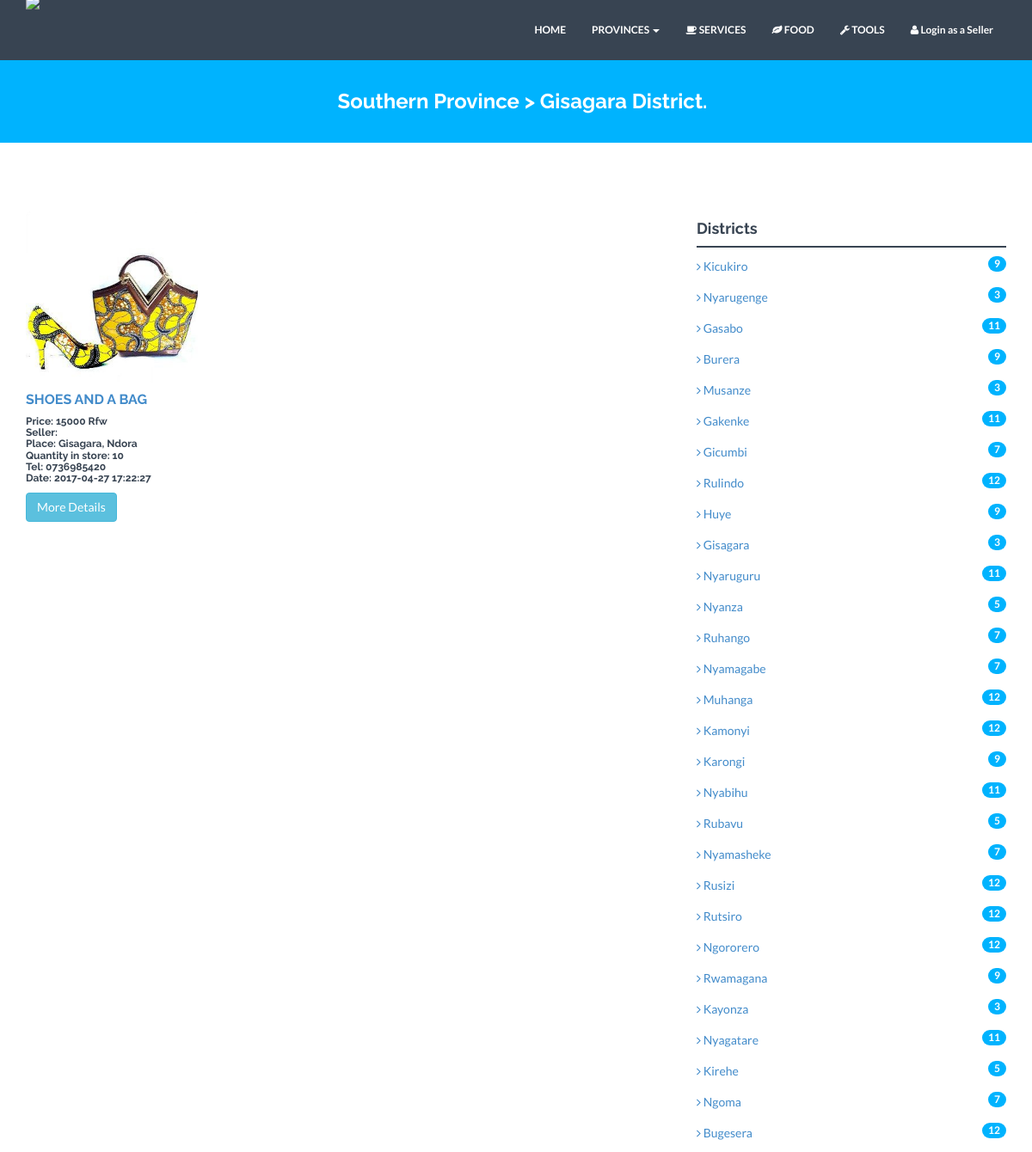
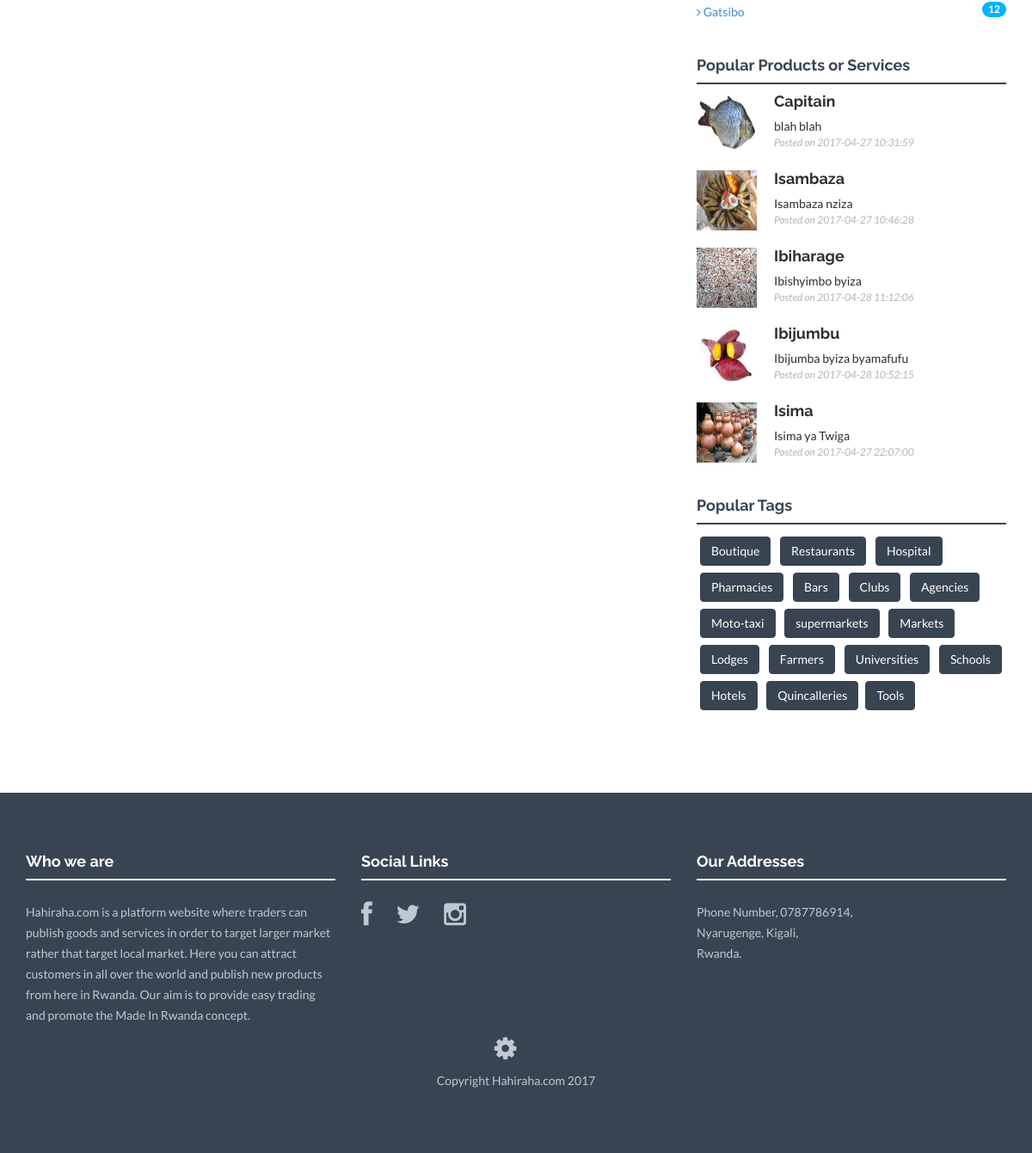
The page /gisagara.php on the database its author committed (2 pictures, top to bottom).
### tables this page shows
CREATE TABLE `products` (
  `ID` int(11) NOT NULL,
  `Name` varchar(100) NOT NULL,
  `Seller` varchar(50) NOT NULL,
  `Classes` varchar(50) NOT NULL,
  `Phone` varchar(20) NOT NULL,
  `Price` text NOT NULL,
  `Quantity` int(11) NOT NULL,
  `About` text NOT NULL,
  `Picture01` text NOT NULL,
  `Picture02` text NOT NULL,
  `Picture03` text NOT NULL,
  `Province` varchar(30) NOT NULL,
  `District` varchar(15) NOT NULL,
  `Sector` varchar(15) NOT NULL,
  `Categorie` varchar(50) NOT NULL,
  `Views` int(100) UNSIGNED NOT NULL,
  `Date` varchar(30) NOT NULL
);

### recentposts.php (the view, shortened to what this page needs)
<h4>Popular Products or Services</h4>
		 		<div class="hline"></div>
					<ul class="popular-posts">
                    <?php
                        include('connect.php');
                        $psql = mysqli_query($dbcon,"SELECT * FROM products WHERE Views>0 ORDER BY Views DESC LIMIT 0,10");
                        while($myrow = mysqli_fetch_array($psql)){
                            echo'
                        <li>
		                    <a href="more.php?product='.$myrow['ID'].'"><img style="width:70px;height:70px" src="'.$myrow['Picture01'].'" alt="Popular Post"></a>
		                    <h4><a href="more.php?product='.$myrow['ID'].'">'.$myrow['Name'].'</a></h4>
                            <p><a href="more.php?product='.$myrow['ID'].'">'.$myrow['About'].'</a></p>
		                    <em>Posted on '.$myrow['Date'].'</em>
		                </li>
                            ';
                        }
                    ?>
		            </ul>

### gisagara.php (shortened to what this page needs)
<!DOCTYPE html>
<html lang="en">
  <head>
    <link href="assets/css/bootstrap.css" rel="stylesheet">
    <link href="assets/css/style.css" rel="stylesheet">
    <link href="assets/css/font-awesome.min.css" rel="stylesheet">
  </head>
  <body>
    <?php
		include('nav.php');
	?>
	<div id="blue">
	    <div class="container">
			<div class="row">
				<h3 class="text-center">Southern Province > Gisagara District.</h3>
			</div>
	    </div>
	</div>
	 <div class="container mtb">
	 	<div class="row">
	 		<div class="col-lg-8">
	 			<div class="row">
				 <?php
					include('connect.php');
					$pipsql = mysqli_query($dbcon,"SELECT * FROM products WHERE District='Gisagara' ORDER BY ID DESC LIMIT 0,9");
					while($myrow = mysqli_fetch_array($pipsql)){
						echo'
					<div class="col-md-4 portfolio-item">
						<a href="#">
							<img style="position:relative;height:200px" class="img-responsive img-rounded" src="'.$myrow['Picture01'].'" alt="">
						</a><br />
						<h3>
							<a href="#">'.$myrow['Name'].'</a>
						</h3>
						<h6>Price: '.$myrow['Price'].'<br/>Seller: '.$myrow['Sellers'].'<br/>Place: '.$myrow['District'].', '.$myrow['Sector'].'<br/>Quantity in store: '.$myrow['Quantity'].'<br/>Tel: '.$myrow['Phone'].'<br/>Date: '.$myrow['Date'].'</h6>
						<p><a href="more.php?product='.$myrow['ID'].'" class="btn btn-info">More Details</a></p>
					</div>
						';
					}
				?>
				</div>
			</div>
	 		<div class="col-lg-4">
		 		<h4>Districts</h4>
		 		<div class="hline"></div>
			 		<p><a href="kicukiro.php"><i class="fa fa-angle-right"></i> Kicukiro</a> <span class="badge badge-theme pull-right">9</span></p>
			 		<p><a href="nyarugenge.php"><i class="fa fa-angle-right"></i> Nyarugenge</a> <span class="badge badge-theme pull-right">3</span></p>
			 		<p><a href="gasabo.php"><i class="fa fa-angle-right"></i> Gasabo</a> <span class="badge badge-theme pull-right">11</span></p>
                    <p><a href="burera.php"><i class="fa fa-angle-right"></i> Burera</a> <span class="badge badge-theme pull-right">9</span></p>
			 		<p><a href="musanze.php"><i class="fa fa-angle-right"></i> Musanze</a> <span class="badge badge-theme pull-right">3</span></p>
			 		<p><a href="gakenke.php"><i class="fa fa-angle-right"></i> Gakenke</a> <span class="badge badge-theme pull-right">11</span></p>
			 		<p><a href="gicumbi.php"><i class="fa fa-angle-right"></i> Gicumbi</a> <span class="badge badge-theme pull-right">7</span></p>
			 		<p><a href="rulindo.php"><i class="fa fa-angle-right"></i> Rulindo</a> <span class="badge badge-theme pull-right">12</span></p>
                    <p><a href="huye.php"><i class="fa fa-angle-right"></i> Huye</a> <span class="badge badge-theme pull-right">9</span></p>
			 		<p><a href="gisagara.php"><i class="fa fa-angle-right"></i> Gisagara</a> <span class="badge badge-theme pull-right">3</span></p>
			 		<p><a href="nyaruguru.php"><i class="fa fa-angle-right"></i> Nyaruguru</a> <span class="badge badge-theme pull-right">11</span></p>
			 		<p><a href="nyanza.php"><i class="fa fa-angle-right"></i> Nyanza</a> <span class="badge badge-theme pull-right">5</span></p>
			 		<p><a href="ruhango.php"><i class="fa fa-angle-right"></i> Ruhango</a> <span class="badge badge-theme pull-right">7</span></p>
					<p><a href="nyamagabe.php"><i class="fa fa-angle-right"></i> Nyamagabe</a> <span class="badge badge-theme pull-right">7</span></p>
			 		<p><a href="muhanga.php"><i class="fa fa-angle-right"></i> Muhanga</a> <span class="badge badge-theme pull-right">12</span></p>
                    <p><a href="kamonyi.php"><i class="fa fa-angle-right"></i> Kamonyi</a> <span class="badge badge-theme pull-right">12</span></p>
                    <p><a href="karongi"><i class="fa fa-angle-right"></i> Karongi</a> <span class="badge badge-theme pull-right">9</span></p>
			 		<p><a href="nyabihu.php"><i class="fa fa-angle-right"></i> Nyabihu</a> <span class="badge badge-theme pull-right">11</span></p>
			 		<p><a href="rubavu.php"><i class="fa fa-angle-right"></i> Rubavu</a> <span class="badge badge-theme pull-right">5</span></p>
			 		<p><a href="nyamasheke.php"><i class="fa fa-angle-right"></i> Nyamasheke</a> <span class="badge badge-theme pull-right">7</span></p>
			 		<p><a href="rusizi.php"><i class="fa fa-angle-right"></i> Rusizi</a> <span class="badge badge-theme pull-right">12</span></p>
					<p><a href="rutsiro.php"><i class="fa fa-angle-right"></i> Rutsiro</a> <span class="badge badge-theme pull-right">12</span></p>
					<p><a href="ngororero.php"><i class="fa fa-angle-right"></i> Ngororero</a> <span class="badge badge-theme pull-right">12</span></p>
                    <p><a href="rwamagana.php"><i class="fa fa-angle-right"></i> Rwamagana</a> <span class="badge badge-theme pull-right">9</span></p>
			 		<p><a href="kayonza.php"><i class="fa fa-angle-right"></i> Kayonza</a> <span class="badge badge-theme pull-right">3</span></p>
			 		<p><a href="nyagatare.php"><i class="fa fa-angle-right"></i> Nyagatare</a> <span class="badge badge-theme pull-right">11</span></p>
			 		<p><a href="kirehe.php"><i class="fa fa-angle-right"></i> Kirehe</a> <span class="badge badge-theme pull-right">5</span></p>
			 		<p><a href="ngoma.php"><i class="fa fa-angle-right"></i> Ngoma</a> <span class="badge badge-theme pull-right">7</span></p>
			 		<p><a href="bugesera.php"><i class="fa fa-angle-right"></i> Bugesera</a> <span class="badge badge-theme pull-right">12</span></p>
					<p><a href="gatsibo.php"><i class="fa fa-angle-right"></i> Gatsibo</a> <span class="badge badge-theme pull-right">12</span></p>
		 		<?php
					include('recentposts.php');
				?>
		 		<h4>Popular Tags</h4>
		 		<div class="hline"></div>
		 			<p>
		            	<a class="btn btn-theme" href="boutique.php" role="button">Boutique</a>
		            	<a class="btn btn-theme" href="resto.php" role="button">Restaurants</a>
		            	<a class="btn btn-theme" href="hospital.php" role="button">Hospital</a>
		            	<a class="btn btn-theme" href="pharma.php" role="button">Pharmacies</a>
		            	<a class="btn btn-theme" href="bar.php" role="button">Bars</a>
		            	<a class="btn btn-theme" href="club.php" role="button">Clubs</a>
		            	<a class="btn btn-theme" href="agency.php" role="button">Agencies</a>
		            	<a class="btn btn-theme" href="moto.php" role="button">Moto-taxi</a>
		            	<a class="btn btn-theme" href="supermarket.php" role="button">supermarkets</a>
		            	<a class="btn btn-theme" href="market.php" role="button">Markets</a>
		            	<a class="btn btn-theme" href="lodge.php" role="button">Lodges</a>
		            	<a class="btn btn-theme" href="farmer.php" role="button">Farmers</a>
		            	<a class="btn btn-theme" href="uni.php" role="button">Universities</a>
		            	<a class="btn btn-theme" href="school.php" role="button">Schools</a>		            	 		            	<a class="btn btn-theme" href="hotel.php" role="button">Hotels</a> 						<a class="btn btn-theme" href="building.php" role="button">Quincalleries</a><a class="btn btn-theme" href="tools.php" role="button">Tools</a>
		 			</p>
	 		</div>
	 	</div>
	 </div>
	 <?php
        include("footer.php");
     ?>
  </body>
</html>

### nav.php (shortened to what this page needs)
<div class="navbar navbar-default navbar-fixed-top" role="navigation">
      <div class="container">
        <div class="navbar-header">
          <em><a class="navbar-brand" href="index.php"><img style="margin-top:-30px;position:relative;height:70px" class="img-responsive" src="Mubi.png" /></a></em>
        </div>
        <div class="navbar-collapse collapse navbar-right">
          <ul class="nav navbar-nav">
            <li><a href="index.php">HOME</a></li>
            <li class="dropdown">
              <a href="#" class="dropdown-toggle" data-toggle="dropdown">PROVINCES <b class="caret"></b></a>
            </li>
            <li><a href="services.php"><i class="fa fa-coffee"></i> SERVICES</a></li>
            <li><a href="food.php"><i class="fa fa-leaf"></i> FOOD </a></li>
            <li><a href="tools.php"><i class="fa fa-wrench"></i> TOOLS</a></li>
            <li><a href="operations/loginassseller.php" target="__blank"><i class="fa fa-user"></i> Login as a Seller</a></li>
          </ul>
        </div>
      </div>
    </div>

### footer.php
<div id="footerwrap">
	 	<div class="container">
		 	<div class="row">
		 		<div class="col-lg-4">
		 			<h4>Who we are</h4>
		 			<div class="hline-w"></div>
		 			<p>Hahiraha.com is a platform website where traders can publish goods and services in order to target larger market rather that target local market. Here you can attract customers in all over the world and publish new products from here in Rwanda. Our aim is to provide easy trading and promote the Made In Rwanda concept.</p>
		 		</div>
		 		<div class="col-lg-4">
		 			<h4>Social Links</h4>
		 			<div class="hline-w"></div>
		 			<p>
		 				<a href="https://www.facebook.com/holy.mubi"><i class="fa fa-facebook"></i></a>
		 				<a href="#"><i class="fa fa-twitter"></i></a>
		 				<a href="#"><i class="fa fa-instagram"></i></a>
		 			</p>
		 		</div>
		 		<div class="col-lg-4">
		 			<h4>Our Addresses</h4>
		 			<div class="hline-w"></div>
		 			<p>
		 				Phone Number, 0787786914,<br/>
		 				Nyarugenge, Kigali,<br/>
		 				Rwanda.<br/>
		 			</p>
		 		</div>
		 	</div>
			<div class="row text-center">
				<a href="operations/login.php" target="__blank"><i class="fa fa-cog"></i></a>
				<p>Copyright Hahiraha.com 2017</p>
			</div>
	 	</div>
	 </div>

### assets/css/style.css (style rules this page uses)
* { margin: 0; padding: 0px; }
body { background: #ffffff; margin: 0; height: 100%; color: #384452; font-family: 'Lato', sans-serif; font-weight: 400; }
h1, h2, h3, h4, h5, h6 { font-family: 'Raleway', sans-serif; font-weight: 700; }
p { padding: 0; margin-bottom: 12px; font-family: 'Lato', sans-serif; font-weight: 400; font-size: 14px; line-height: 24px; color: #384452; margin-top: 10px; }
img { height: auto; max-width: 100%; }
a { padding: 0; margin: 0; text-decoration: none; -webkit-transition: background-color .4s linear, color .4s linear; -moz-transition: background-color .4s linear, color .4s linear; -o-transition: background-color .4s linear, color .4s linear; -ms-transition: background-color .4s linear, color .4s linear; transition: background-color .4s linear, color .4s linear; }
.navbar { min-height: 70px; padding-top: 10px; margin-bottom: 0px; }
.navbar-brand { font-family: 'Raleway', sans-serif; font-weight: 900; }
.navbar-header .navbar-brand { color: white; }
.navbar-default .navbar-nav > li > a { color: white; font-weight: 700; font-size: 12px; }
.navbar-default { background-color: #384452; border-color: transparent; }
.btn-theme { color: #fff; background-color: #384452; border-color: #384452; margin: 4px; }
.mtb { margin-top: 80px; margin-bottom: 80px; }
.hline { border-bottom: 2px solid #384452; }
.hline-w { border-bottom: 2px solid #ffffff; margin-bottom: 25px; }
.portfolio-item p { margin:0px 0 30px; }
.portfolio-item h3 { margin:-10px 0 10px; font-size:16px; text-transform:uppercase; }
#footerwrap { padding-top: 60px; padding-bottom: 60px; background: #384452; }
#footerwrap p { color: #bfc9d3; }
#footerwrap h4 { color: white; }
#footerwrap i { font-size: 30px; color: #bfc9d3; padding-right: 25px; }
#blue { background: #00b3fe; margin-top: 60px; margin-bottom: 60px; padding-top: 25px; padding-bottom: 25px; }
#blue h3 { color: white; margin-left: 15px; }
.badge-theme { background: #00b3fe; }
.popular-posts { margin: 0px; padding-left: 0px; }
.popular-posts li { list-style: none; margin-bottom: 20px; min-height: 70px; }
.popular-posts li a, .popular-posts li a:hover { color:#2f2f2f; text-decoration: none; }
.popular-posts li img { float: left; margin-right: 20px; }
.popular-posts li em { font-family: 'Lato', sans-serif; font-size: 12px; color: #b3b3b3 }
.popular-posts p { line-height: normal; margin-bottom: auto; }

### rows shown on the page
products: Picture01 (picture), Name "SHOES AND A BAG", Price "15000 Rfw", District "Gisagara", Sector "Ndora", Quantity "10", Phone "0736985420", Date "2017-04-27 17:22:27"
products: Picture01 (picture), Name "Capitain", About "blah blah", Date "2017-04-27 10:31:59"
products: Picture01 (picture), Name "Isambaza", About "Isambaza nziza", Date "2017-04-27 10:46:28"
products: Picture01 (picture), Name "Ibiharage", About "Ibishyimbo byiza", Date "2017-04-28 11:12:06"
products: Picture01 (picture), Name "Ibijumbu", About "Ibijumba byiza byamafufu", Date "2017-04-28 10:52:15"
products: Picture01 (placeholder picture), Name "Isima", About "Isima ya Twiga", Date "2017-04-27 22:07:00"
